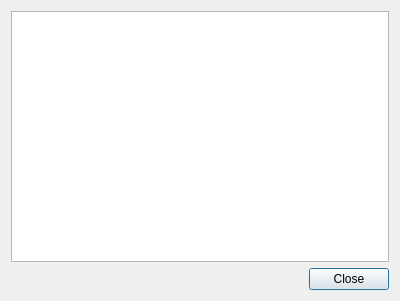
<?xml version="1.0" encoding="UTF-8"?>
<ui version="4.0">
 <class>UpdateWindow</class>
 <widget class="QDialog" name="UpdateWindow">
  <property name="geometry">
   <rect>
    <x>0</x>
    <y>0</y>
    <width>400</width>
    <height>301</height>
   </rect>
  </property>
  <property name="windowTitle">
   <string>Updates</string>
  </property>
  <layout class="QVBoxLayout" name="verticalLayout">
   <item>
    <widget class="QTextBrowser" name="textBrowser">
     <property name="openExternalLinks">
      <bool>true</bool>
     </property>
    </widget>
   </item>
   <item>
    <layout class="QHBoxLayout" name="horizontalLayout">
     <item>
      <spacer name="horizontalSpacer">
       <property name="orientation">
        <enum>Qt::Horizontal</enum>
       </property>
       <property name="sizeHint" stdset="0">
        <size>
         <width>40</width>
         <height>20</height>
        </size>
       </property>
      </spacer>
     </item>
     <item>
      <widget class="QPushButton" name="closeButton">
       <property name="text">
        <string>Close</string>
       </property>
      </widget>
     </item>
    </layout>
   </item>
  </layout>
 </widget>
 <resources/>
 <connections>
  <connection>
   <sender>closeButton</sender>
   <signal>clicked()</signal>
   <receiver>UpdateWindow</receiver>
   <slot>accept()</slot>
   <hints>
    <hint type="sourcelabel">
     <x>280</x>
     <y>227</y>
    </hint>
    <hint type="destinationlabel">
     <x>196</x>
     <y>231</y>
    </hint>
   </hints>
  </connection>
 </connections>
</ui>
